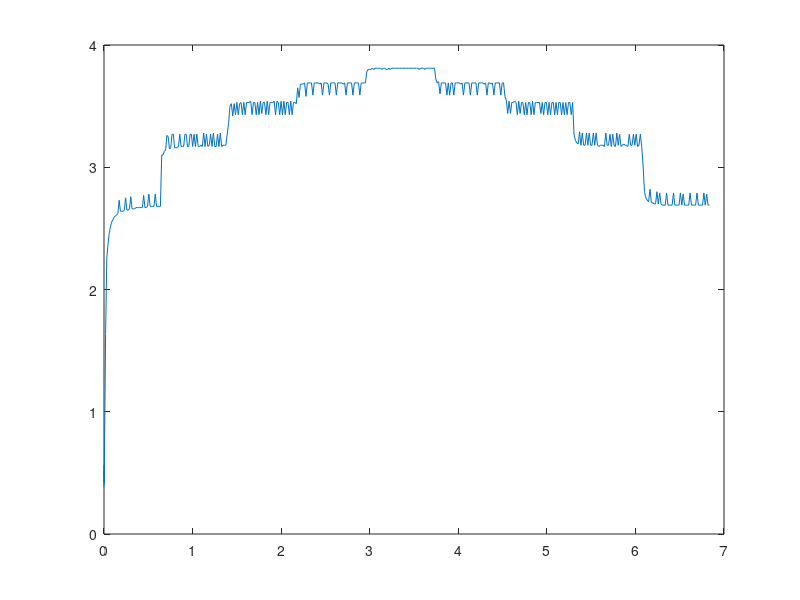

Write MATLAB code to recreate this figure. (Note: this script raises an error after producing the figure.)
s = [0.39
216
0.51
792
0.42
1376
0.56
2008
0.48
2648
0.52
3272
0.69
5680
1.64
18160
2.26
31680
2.37
45200
2.46
58720
2.51
72240
2.55
85760
2.57
99280
2.59
112800
2.60
127360
2.61
141920
2.62
156480
2.73
171040
2.64
185600
2.64
200160
2.64
214720
2.65
229280
2.75
243840
2.65
258400
2.65
272960
2.66
287520
2.76
302080
2.66
316640
2.66
331200
2.66
345760
2.67
360320
2.67
374888
2.67
389440
2.67
404000
2.67
418560
2.67
433120
2.77
447680
2.67
462240
2.67
476800
2.68
491360
2.78
505920
2.68
520480
2.68
535040
2.68
549600
2.68
564160
2.78
578720
2.68
593280
2.68
607840
2.68
622400
2.68
636960
3.10
651520
3.10
666080
3.13
680640
3.14
695200
3.26
709760
3.25
724320
3.15
738880
3.16
753440
3.27
768000
3.27
782560
3.16
797120
3.16
811680
3.16
826240
3.17
840808
3.27
855360
3.17
869920
3.17
884480
3.17
899040
3.27
913600
3.27
928160
3.17
942720
3.17
957280
3.27
971840
3.27
986400
3.17
1000960
3.27
1016560
3.17
1032160
3.27
1047760
3.17
1063360
3.17
1078960
3.18
1094560
3.17
1110160
3.28
1125760
3.17
1141360
3.27
1156960
3.17
1172560
3.18
1188160
3.27
1203760
3.17
1219360
3.28
1234960
3.17
1250560
3.17
1266160
3.27
1281760
3.17
1297360
3.28
1312960
3.17
1328560
3.18
1344160
3.18
1359760
3.18
1375360
3.27
1390960
3.36
1406560
3.50
1422160
3.52
1437760
3.42
1453360
3.52
1468960
3.43
1484560
3.53
1500160
3.43
1515760
3.52
1531360
3.53
1546960
3.43
1562560
3.53
1578160
3.43
1593760
3.53
1609360
3.53
1624960
3.53
1640568
3.54
1656160
3.43
1671760
3.53
1687360
3.53
1702960
3.43
1718560
3.53
1734160
3.43
1749760
3.54
1765364
3.44
1780960
3.53
1796560
3.53
1812160
3.43
1827760
3.54
1843360
3.43
1858960
3.53
1874560
3.53
1890160
3.53
1905768
3.54
1921360
3.43
1936960
3.54
1952560
3.53
1968160
3.43
1983760
3.54
1999360
3.43
2014960
3.54
2030560
3.43
2046160
3.53
2061760
3.53
2077360
3.43
2092960
3.54
2108560
3.43
2124160
3.53
2139760
3.53
2155360
3.52
2170960
3.65
2186560
3.57
2202160
3.68
2217760
3.68
2233360
3.68
2248960
3.69
2264560
3.58
2280160
3.69
2295760
3.69
2311360
3.69
2326960
3.69
2342560
3.59
2358160
3.69
2373760
3.69
2389360
3.69
2404960
3.69
2420560
3.68
2436160
3.69
2451760
3.59
2467360
3.69
2482960
3.69
2498560
3.69
2514160
3.68
2529760
3.59
2545360
3.69
2560960
3.69
2576560
3.69
2592160
3.69
2607760
3.59
2623360
3.69
2638968
3.69
2654560
3.69
2670160
3.69
2685760
3.68
2701360
3.69
2716960
3.59
2732560
3.69
2748160
3.69
2763764
3.69
2779360
3.69
2794960
3.59
2810560
3.69
2826160
3.69
2841760
3.69
2857360
3.69
2872960
3.59
2888560
3.69
2904168
3.69
2919760
3.69
2935360
3.69
2950960
3.78
2966560
3.80
2982160
3.80
2997760
3.80
3013360
3.81
3028960
3.80
3044560
3.81
3060160
3.81
3075760
3.81
3091360
3.81
3106960
3.81
3122560
3.80
3138160
3.81
3153760
3.81
3169360
3.80
3184960
3.80
3200560
3.81
3216160
3.80
3231760
3.81
3247360
3.81
3262960
3.81
3278560
3.81
3294160
3.81
3309760
3.81
3325360
3.81
3340960
3.81
3356560
3.81
3372160
3.81
3387760
3.81
3403360
3.81
3418960
3.81
3434560
3.81
3450160
3.81
3465760
3.81
3481360
3.81
3496960
3.81
3512560
3.81
3528160
3.81
3543760
3.80
3559360
3.81
3574960
3.81
3590560
3.81
3606160
3.80
3621760
3.81
3637368
3.81
3652960
3.81
3668560
3.81
3684160
3.81
3699760
3.81
3715360
3.81
3730960
3.72
3746560
3.69
3762164
3.70
3777760
3.60
3793360
3.69
3808960
3.69
3824560
3.69
3840160
3.69
3855760
3.59
3871360
3.69
3886960
3.59
3902568
3.69
3918160
3.69
3933760
3.59
3949360
3.69
3964960
3.69
3980560
3.69
3996160
3.69
4011760
3.68
4027360
3.69
4042960
3.59
4058560
3.69
4074160
3.69
4089760
3.69
4105360
3.69
4120960
3.59
4136560
3.69
4152160
3.69
4167760
3.69
4183360
3.69
4198960
3.59
4214560
3.69
4230160
3.69
4245760
3.69
4261360
3.69
4276960
3.68
4292560
3.69
4308160
3.59
4323760
3.69
4339360
3.69
4354960
3.68
4370560
3.69
4386160
3.59
4401760
3.69
4417360
3.69
4432960
3.69
4448560
3.69
4464160
3.59
4479760
3.69
4495360
3.69
4510960
3.58
4526560
3.55
4542160
3.44
4557760
3.54
4573360
3.44
4588960
3.53
4604560
3.53
4620160
3.54
4635768
3.53
4651360
3.43
4666960
3.54
4682560
3.44
4698160
3.53
4713760
3.53
4729360
3.43
4744960
3.53
4760564
3.43
4776160
3.53
4791760
3.53
4807360
3.43
4822960
3.54
4838560
3.43
4854160
3.53
4869760
3.53
4885360
3.53
4900968
3.53
4916560
3.44
4932160
3.53
4947760
3.43
4963360
3.53
4978960
3.53
4994560
3.43
5010160
3.53
5025760
3.43
5041360
3.53
5056960
3.53
5072560
3.43
5088160
3.53
5103760
3.43
5119360
3.53
5134960
3.53
5150560
3.43
5166160
3.53
5181760
3.43
5197360
3.53
5212960
3.43
5228560
3.53
5244160
3.53
5259760
3.43
5275360
3.53
5290960
3.27
5306560
3.22
5322160
3.20
5337760
3.19
5353360
3.29
5368960
3.18
5384560
3.28
5400160
3.18
5415760
3.18
5431360
3.28
5446960
3.18
5462560
3.28
5478160
3.18
5493760
3.18
5509360
3.28
5524960
3.18
5540560
3.28
5556160
3.18
5571760
3.17
5587360
3.18
5602960
3.18
5618560
3.18
5634168
3.17
5649760
3.28
5665360
3.18
5680960
3.18
5696560
3.27
5712160
3.17
5727760
3.27
5743360
3.18
5758964
3.17
5774560
3.28
5790160
3.18
5805760
3.27
5821360
3.17
5836960
3.18
5852560
3.19
5868160
3.18
5883760
3.18
5899368
3.17
5914960
3.27
5930560
3.18
5946160
3.18
5961760
3.27
5977360
3.18
5992960
3.27
6008560
3.17
6024160
3.18
6039760
3.27
6055360
3.17
6070960
3.01
6086560
2.80
6102160
2.75
6117760
2.73
6133360
2.72
6148960
2.82
6164560
2.71
6180160
2.71
6195760
2.70
6211360
2.70
6226960
2.80
6242560
2.70
6258160
2.79
6273760
2.70
6289360
2.69
6304960
2.69
6320560
2.69
6336160
2.79
6351760
2.69
6367360
2.69
6382960
2.69
6398560
2.69
6414160
2.79
6429760
2.69
6445360
2.69
6460960
2.69
6476560
2.69
6492160
2.79
6507760
2.69
6523360
2.78
6538960
2.69
6554560
2.69
6570160
2.69
6585760
2.69
6601360
2.79
6616960
2.69
6632568
2.69
6648160
2.69
6663760
2.69
6679360
2.79
6694960
2.69
6710560
2.69
6726160
2.69
6741760
2.69
6757364
2.79
6772960
2.69
6788560
2.78
6804160
2.69
6819760
2.69
6835360
];

v = s(1:2:end,:);  % odd matrix

t = s(2:2:end,:);  % even matrix
t = t * 10^(-6);

plot(t,v);



v1 = v(1:50);
v2 = v(51:100);
v3 = v(101:150);
v4 = v(151:200);
v5 = v(201:250);
v6 = v(251:300);
v7 = v(301:350);
v8 = v(351:400);
v9 = v(401:450);

stab1 = mean (v1(30:50));%50
stab2 = mean (v2(30:50));%100
stab3 = mean (v3(30:50));%150
stab4 = mean (v4(30:50));%200
stab5 = mean (v5(30:50));%255
stab6 = mean (v6(30:50));%200
stab7 = mean (v7(30:50));%150
stab8 = mean (v8(30:50));%100
stab9 = mean (v9(30:50));%50

tauy(1) = ( stab1-v1(1) )*0.63; %50
tauy(2) = ( stab2-v2(1) )*0.63; %100
tauy(3) = ( stab3-v3(1) )*0.63; %150
tauy(4) = ( stab4-v4(1) )*0.63; %200
tauy(5) = ( stab5-v5(1) )*0.63; %250
tauy(6) = ( v6(1)-stab6 )*0.37; %200
tauy(7) = ( v7(1)-stab7 )*0.37; %150
tauy(8) = ( v8(1)-stab8 )*0.37; %100
tauy(9) = ( v9(1)-stab9 )*0.37; %50

f1 = fit (t(1:50),v1,'exp2');
%tau = find( v1 <= tauy(1) + 0.1 & v1 >= tauy(1) - 0.1 );
plot(f1);
hold on;
aux(1:50) = tauy(1);
plot(t(1:50),aux );
disp(tau);
